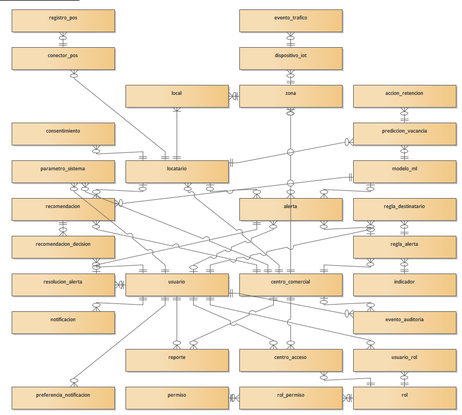
#> input picture modelo-ea/DER_ShopMetrics_integrado.png, 462 x 415 px, shrunk from 832 x 748 before the run, found by its file name
$ python recorta2.py
#> lines starting #> are read from the running program, lines starting #| are printed output that depends on the picture
# -*- coding: utf-8 -*-
"""Quita el marco del diagrama de EA y recorta al contenido real."""
import sys, io, os
sys.stdout = io.TextIOWrapper(sys.stdout.buffer, encoding="utf-8", errors="replace")
from PIL import Image, ImageChops

EA = r"D:\Javier\UAI\UAI - SAP\shopMetrics\shopMetrics\enterprise_architect"
for nombre in ["DER_ShopMetrics_integrado.png"]:
    r = os.path.join(EA, nombre)
    im = Image.open(r).convert("RGB")
#> im is the input picture: PIL image 462x415 RGB; mean R, G, B 242.8, 232.2, 215.4
    # sacar el marco exterior (borde + pestania del titulo)
    interior = im.crop((14, 26, im.width - 14, im.height - 14))
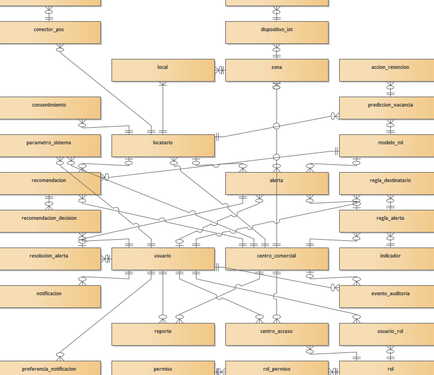
#> interior: PIL image 434x375 RGB; mean R, G, B 242.4, 231.6, 214.4
    fondo = Image.new("RGB", interior.size, (255, 255, 255))
#> fondo: PIL image 434x375 RGB; every value is 255
    bbox = ImageChops.difference(interior, fondo).getbbox()
#> bbox = (0, 0, 434, 375)
    m = 8
    caja = (max(0, bbox[0]-m), max(0, bbox[1]-m),
            min(interior.width, bbox[2]+m), min(interior.height, bbox[3]+m))
#> caja = (0, 0, 434, 375)
    rec = interior.crop(caja)
    rec.save(r)
    wCm, hCm = rec.width/96*2.54, rec.height/96*2.54
#> wCm = 11.48; hCm = 9.92
    esc = min(16.26/wCm, 18.79/hCm)
#> esc = 1.42
    print(f"  {nombre}: {im.width}x{im.height} -> {rec.width}x{rec.height}"
          f"  ({wCm:.1f}x{hCm:.1f} cm)  escala A4 = {esc:.2f}  ocupa {wCm*esc:.1f} x {hCm*esc:.1f} cm")

$ run again, with modelo-ea/Componentes_ShopMetrics.png copied over modelo-ea/DER_ShopMetrics_integrado.png
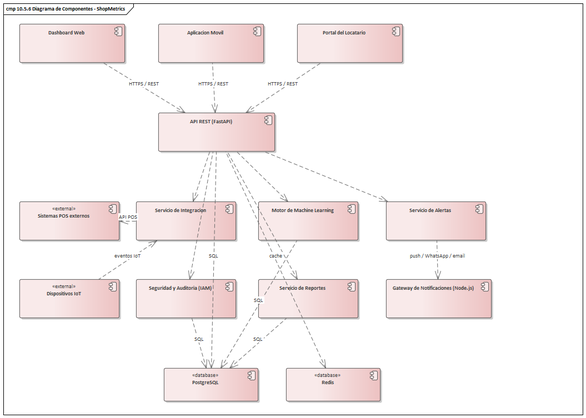
#> input picture modelo-ea/Componentes_ShopMetrics.png, 586 x 418 px, shrunk from 1055 x 753 before the run, found by its file name
#> im is the input picture: PIL image 586x418 RGB; mean R, G, B 247.4, 242.5, 242.5
#> `interior = im.crop((14, 26, im.width - 14, im.height - 14))`:
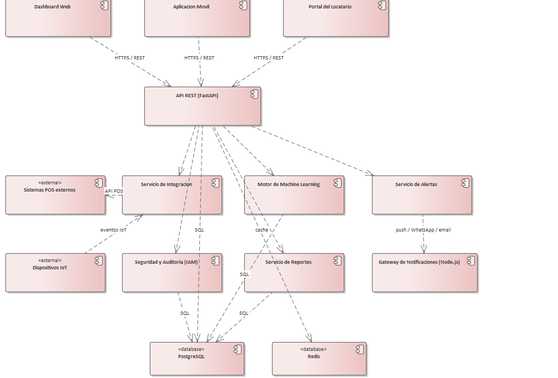
#> interior: PIL image 558x378 RGB; mean R, G, B 248.3, 242.6, 242.6
#> fondo: PIL image 558x378 RGB; every value is 255
#> bbox = (3, 0, 480, 378)
#> caja = (0, 0, 488, 378)
#> `rec = interior.crop(caja)`:
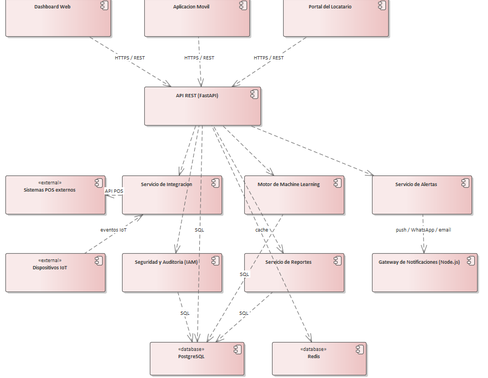
#> rec: PIL image 488x378 RGB; mean R, G, B 247.3, 240.8, 240.8

$ run again, with modelo-ea/DER_ShopMetrics.png copied over modelo-ea/DER_ShopMetrics_integrado.png
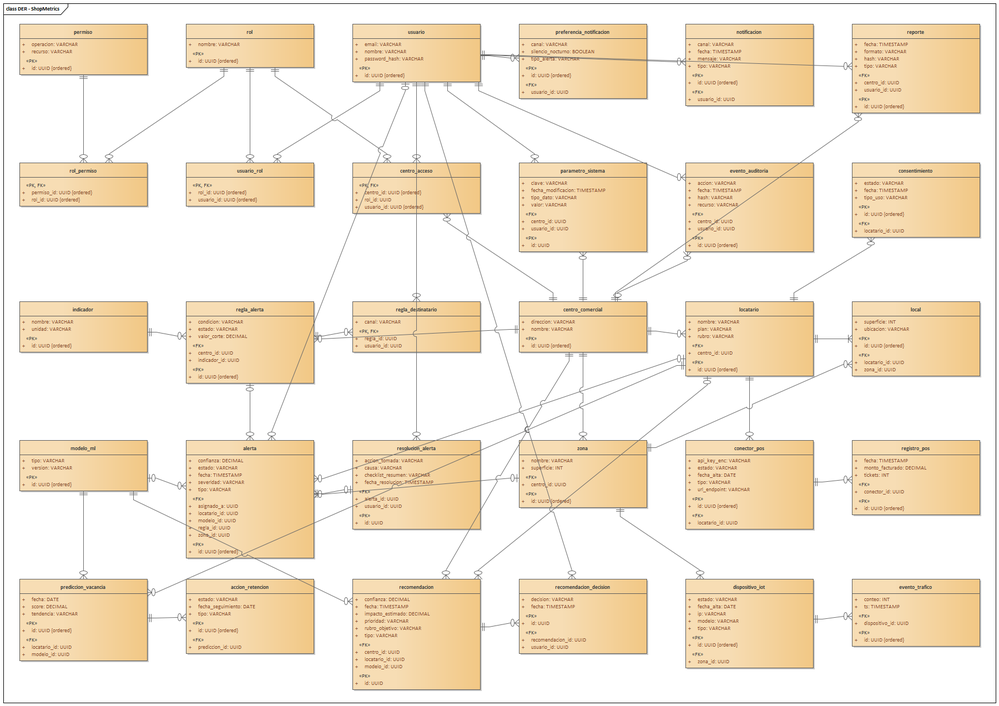
#> input picture modelo-ea/DER_ShopMetrics.png, 999 x 706 px, shrunk from 1800 x 1272 before the run, found by its file name
#> im is the input picture: PIL image 999x706 RGB; mean R, G, B 244.9, 232.8, 214.2
#> `interior = im.crop((14, 26, im.width - 14, im.height - 14))`:
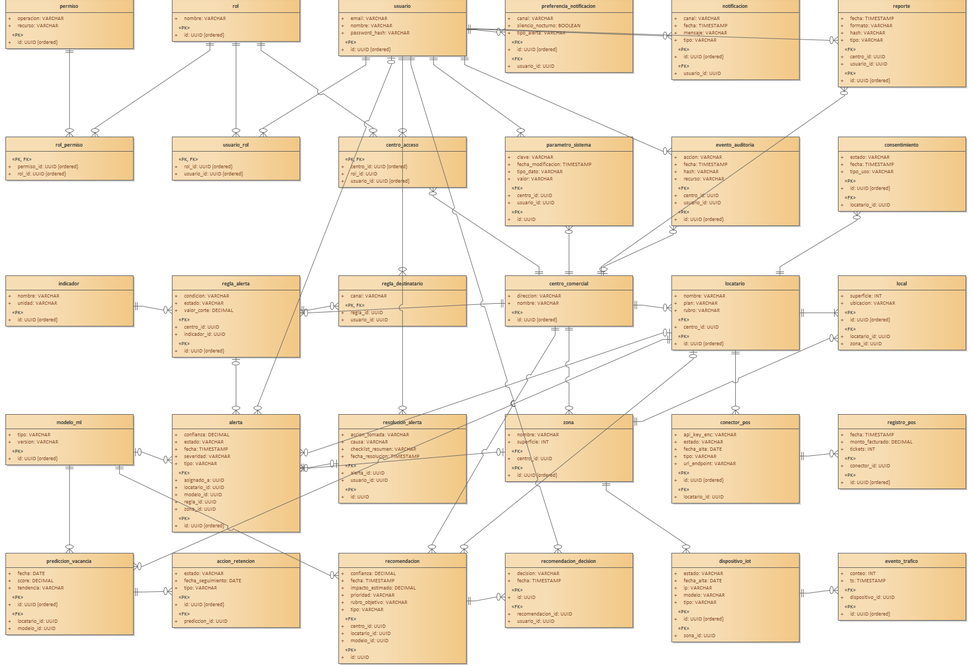
#> interior: PIL image 971x666 RGB; mean R, G, B 245.1, 232, 211.7
#> fondo: PIL image 971x666 RGB; every value is 255
#> bbox = (3, 0, 970, 666)
#> caja = (0, 0, 971, 666)

$ run again, with modelo-ea/DER_ShopMetrics_completo.png copied over modelo-ea/DER_ShopMetrics_integrado.png
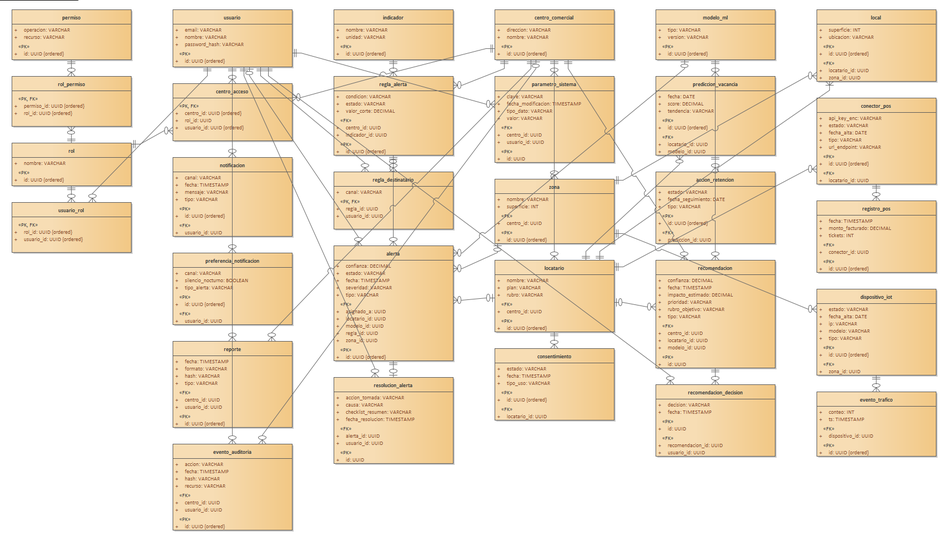
#> input picture modelo-ea/DER_ShopMetrics_completo.png, 942 x 536 px, shrunk from 1697 x 965 before the run, found by its file name
#> im is the input picture: PIL image 942x536 RGB; mean R, G, B 243, 227.5, 203.6
#> `interior = im.crop((14, 26, im.width - 14, im.height - 14))`:
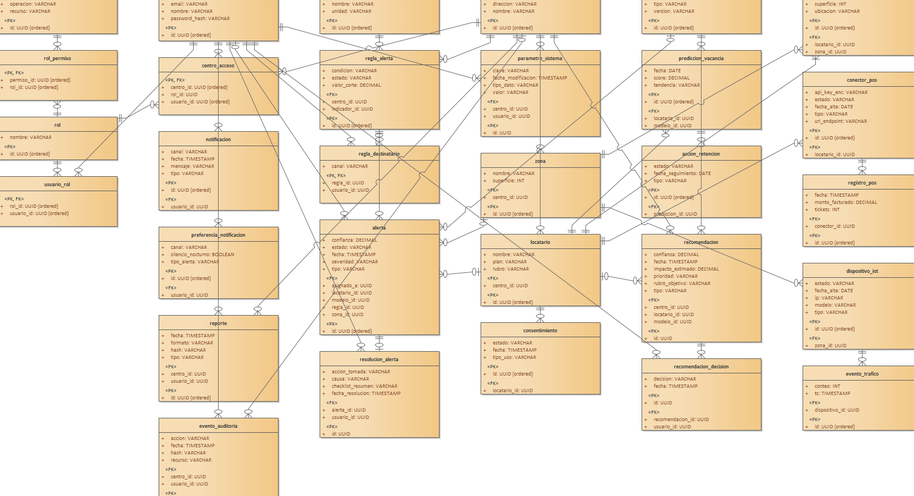
#> interior: PIL image 914x496 RGB; mean R, G, B 242.7, 226.5, 201.6
#> fondo: PIL image 914x496 RGB; every value is 255
#> bbox = (0, 0, 914, 496)
